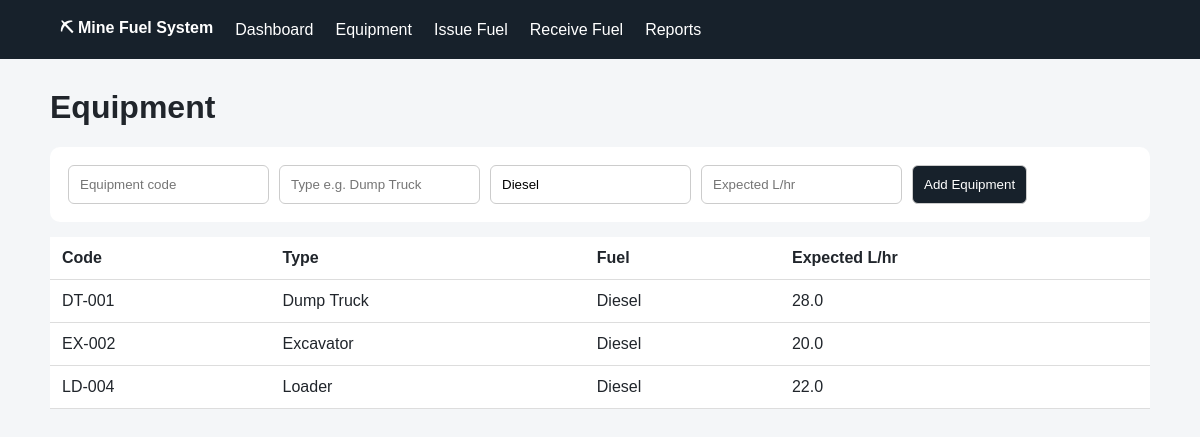
Screenshot of /equipment with the database file from the repository.
### tables this page shows
CREATE TABLE equipment (
        id INTEGER PRIMARY KEY AUTOINCREMENT,
        code TEXT UNIQUE NOT NULL,
        type TEXT NOT NULL,
        fuel_type TEXT NOT NULL,
        expected_lph REAL DEFAULT 0
    );

### app.py (the view, shortened to what this page needs)
@app.route("/equipment", methods=["GET", "POST"])
def equipment():
    conn = db()
    rows = conn.execute("SELECT * FROM equipment ORDER BY code").fetchall()
    conn.close()
    return render_template("equipment.html", equipment=rows)

### app.py (called while the page is built)
def db():
    conn = sqlite3.connect(DB)
    conn.row_factory = sqlite3.Row
    return conn

### templates/equipment.html
{% extends "base.html" %}{% block content %}
<h1>Equipment</h1>
<form method="post" class="form">
<input name="code" placeholder="Equipment code" required>
<input name="type" placeholder="Type e.g. Dump Truck" required>
<input name="fuel_type" value="Diesel" required>
<input name="expected_lph" type="number" step="0.1" placeholder="Expected L/hr" required>
<button>Add Equipment</button></form>
<table><tr><th>Code</th><th>Type</th><th>Fuel</th><th>Expected L/hr</th></tr>
{% for e in equipment %}<tr><td>{{e.code}}</td><td>{{e.type}}</td><td>{{e.fuel_type}}</td><td>{{e.expected_lph}}</td></tr>{% endfor %}
</table>{% endblock %}

### static/style.css (style rules this page uses)
body { font-family:Arial,sans-serif;margin:0;background:#f4f6f8;color:#20252b }
table { width:100%;border-collapse:collapse;background:white;margin-top:15px }
th,td { padding:12px;border-bottom:1px solid #ddd;text-align:left }
.form { display:flex;gap:10px;flex-wrap:wrap;background:white;padding:18px;border-radius:10px }
.form input,.form select,.form button { padding:11px;border:1px solid #ccc;border-radius:6px }
.form button { background:#17212b;color:white;cursor:pointer }

### rows the page displays
equipment: code "DT-001", type "Dump Truck", fuel_type "Diesel", expected_lph "28.0"
equipment: code "EX-002", type "Excavator", fuel_type "Diesel", expected_lph "20.0"
equipment: code "LD-004", type "Loader", fuel_type "Diesel", expected_lph "22.0"
